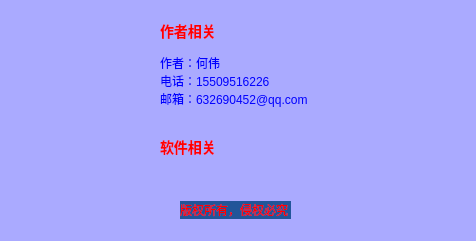
<?xml version="1.0" encoding="UTF-8"?>
<ui version="4.0">
 <class>AboutDialog</class>
 <widget class="QDialog" name="AboutDialog">
  <property name="geometry">
   <rect>
    <x>0</x>
    <y>0</y>
    <width>476</width>
    <height>241</height>
   </rect>
  </property>
  <property name="windowTitle">
   <string>关于</string>
  </property>
  <property name="styleSheet">
   <string notr="true">background-color: rgb(170, 170, 255);</string>
  </property>
  <widget class="QLabel" name="label">
   <property name="geometry">
    <rect>
     <x>30</x>
     <y>40</y>
     <width>81</width>
     <height>61</height>
    </rect>
   </property>
   <property name="text">
    <string/>
   </property>
   <property name="pixmap">
    <pixmap>ico/network.ico</pixmap>
   </property>
   <property name="scaledContents">
    <bool>true</bool>
   </property>
  </widget>
  <widget class="QLabel" name="label_2">
   <property name="geometry">
    <rect>
     <x>160</x>
     <y>20</y>
     <width>251</width>
     <height>151</height>
    </rect>
   </property>
   <property name="text">
    <string>&lt;html&gt;&lt;head/&gt;&lt;body&gt;

&lt;h3&gt;&lt;font color=&quot;red&quot;&gt;作者相关&lt;/font&gt;&lt;/h3&gt;
&lt;p&gt;
&lt;font color=&quot;blue&quot;&gt;
作者：何伟&lt;br&gt;
电话：15509516226&lt;br&gt;
邮箱：632690452@qq.com&lt;br&gt;
&lt;/font&gt;
&lt;/p&gt;

&lt;h3&gt;&lt;font color=&quot;red&quot;&gt;软件相关&lt;/font&gt;&lt;/h3&gt;
&lt;p&gt;
&lt;font color=&quot;blue&quot;&gt;
本软件使用于小型计算机机房设备管理
&lt;/font&gt;
&lt;/p&gt;

&lt;head&gt;&lt;/body&gt;&lt;/html&gt;</string>
   </property>
  </widget>
  <widget class="QLabel" name="label_3">
   <property name="geometry">
    <rect>
     <x>180</x>
     <y>200</y>
     <width>111</width>
     <height>21</height>
    </rect>
   </property>
   <property name="text">
    <string>&lt;div style=&quot;opacity:0.6;background-color:#225599;&quot;&gt;&lt;font color=&quot;red&quot;&gt;版权所有，侵权必究&lt;/font&gt;&lt;/div&gt;</string>
   </property>
  </widget>
 </widget>
 <resources/>
 <connections/>
</ui>
